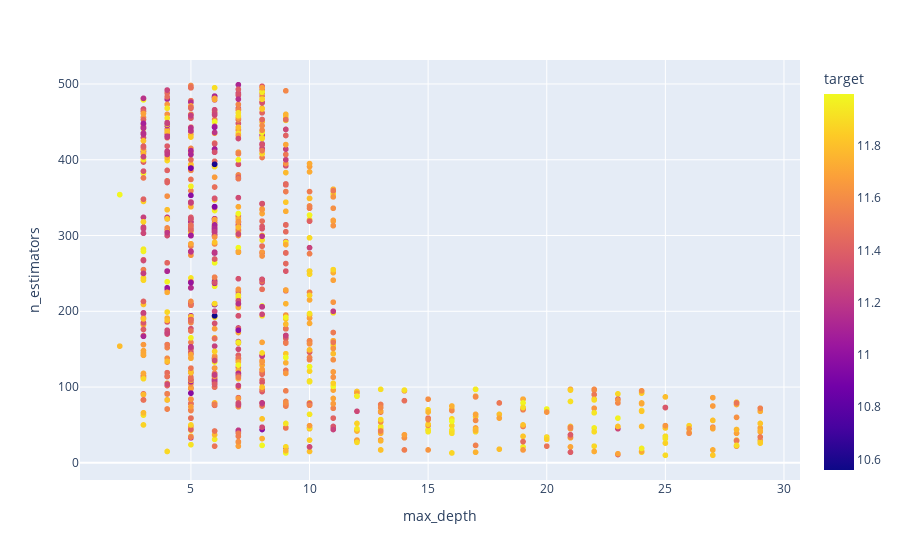

Here is the notebook cell this chart was saved with:
### Code cell
px.scatter(df2, x="max_depth", y="n_estimators", color="target")

### Figure 1 — Plotly figure (JSON) as saved in the notebook; plotly's stock layout.template omitted (floating-point values rounded to 4 significant figures; data arrays with more than 128 entries replaced by an {"elided": "..."} marker saying what was removed)
{"data": [{"hovertemplate": "max_depth=%{x}<br>n_estimators=%{y}<br>target=%{marker.color}<extra></extra>", "legendgroup": "", "marker": {"color": {"elided": "1752 float values"}, "coloraxis": "coloraxis", "symbol": "circle"}, "mode": "markers", "name": "", "showlegend": false, "type": "scattergl", "x": {"elided": "1752 int values"}, "xaxis": "x", "y": {"elided": "1752 int values"}, "yaxis": "y"}], "layout": {"coloraxis": {"colorbar": {"title": {"text": "target"}}, "colorscale": [[0, "#0d0887"], [0.1111, "#46039f"], [0.2222, "#7201a8"], [0.3333, "#9c179e"], [0.4444, "#bd3786"], [0.5556, "#d8576b"], [0.6667, "#ed7953"], [0.7778, "#fb9f3a"], [0.8889, "#fdca26"], [1, "#f0f921"]]}, "legend": {"tracegroupgap": 0}, "margin": {"t": 60}, "xaxis": {"anchor": "y", "domain": [0, 1], "title": {"text": "max_depth"}}, "yaxis": {"anchor": "x", "domain": [0, 1], "title": {"text": "n_estimators"}}}}
